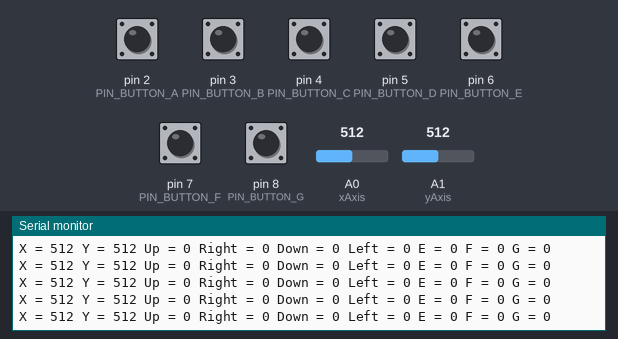
A program run on a simulated Arduino Uno, built with avr-gcc and run on an emulated ATmega328P. Parts: the last lines printed to the serial monitor. Inputs (shaded band) come from the test bench; at power-on: pin 2 (PIN_BUTTON_A), pin 3 (PIN_BUTTON_B), pin 4 (PIN_BUTTON_C), pin 5 (PIN_BUTTON_D), pin 6 (PIN_BUTTON_E), pin 7 (PIN_BUTTON_F), pin 8 (PIN_BUTTON_G) LOW, A0 (xAxis) = 512, A1 (yAxis) = 512. No radio packets arrive unless stated.

Above: at 1.2 s.
1.3 s: A0 (xAxis) set to 110
At 1.5 s:
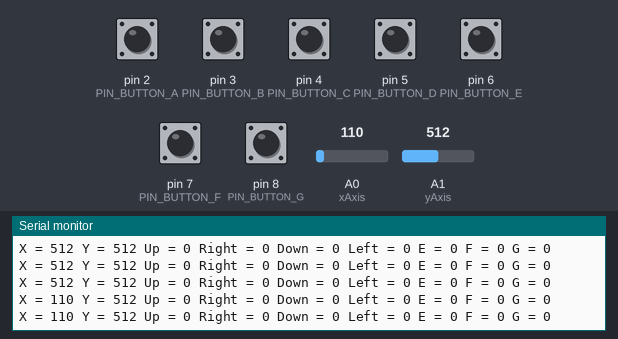
4.3 s: A0 (xAxis) set to 89
At 4.39 s:
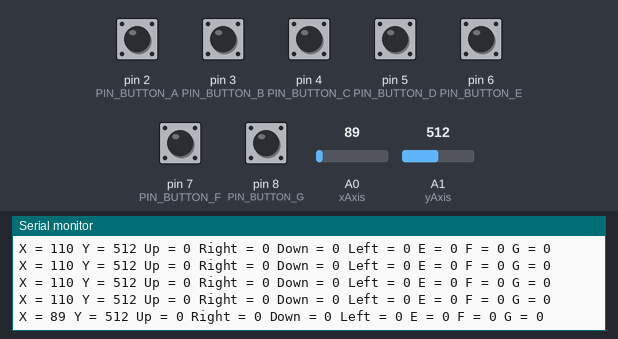
7.3 s: A1 (yAxis) set to 104
At 7.35 s:
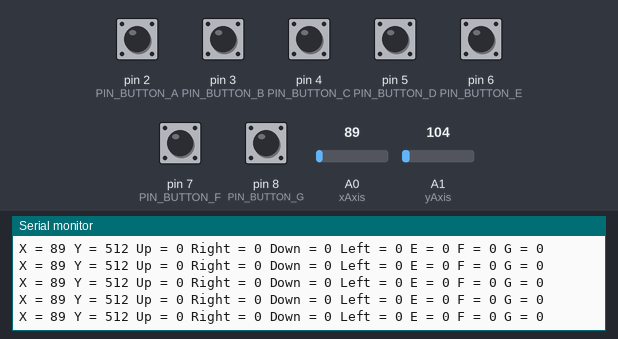
8.8 s: A1 (yAxis) set to 89
At 8.84 s:
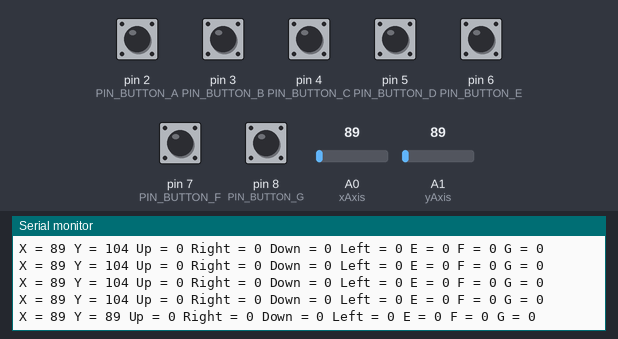
Timing chart, 0 to 11.8 s (numbered marks = the images above; inputs shaded):
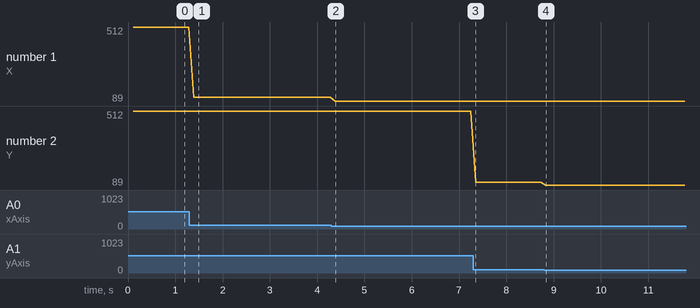

Measured:
- after the input at 1.3 s, the serial monitor: prints a new line after 0.09 s (image 1)
- after the input at 4.3 s, the serial monitor: prints a new line after 0.09 s (image 2)
- after the input at 8.8 s, the serial monitor: prints a new line at once (image 4)
- plotted number 1: 512 → 110 after the input at 1.3 s, 110 → 89 after the input at 4.3 s
- plotted number 2: 512 → 104 after the input at 7.3 s

The program:

main.cpp
```cpp
#include <Arduino.h>
#include <SPI.h>
#include "nRF24L01.h"
#include "RF24.h"

#define CE_PIN 9
#define CSN_PIN 10
#define xAxis A0
#define yAxis A1

const uint64_t pipe = 0xE8E8F0F0E1LL;
const int PIN_BUTTON_A = 2;
const int PIN_BUTTON_B = 3;
const int PIN_BUTTON_C = 4;
const int PIN_BUTTON_D = 5;
const int PIN_BUTTON_E = 6;
const int PIN_BUTTON_F = 7;
const int PIN_BUTTON_G = 8;

RF24 radio(CE_PIN, CSN_PIN);

int joystick[9];

void setup()
{

  Serial.begin(9600);
  radio.begin();
  radio.openWritingPipe(pipe);
  radio.stopListening();

  pinMode(PIN_BUTTON_A, INPUT_PULLUP);
  pinMode(PIN_BUTTON_B, INPUT_PULLUP);
  pinMode(PIN_BUTTON_C, INPUT_PULLUP);
  pinMode(PIN_BUTTON_D, INPUT_PULLUP);
  pinMode(PIN_BUTTON_E, INPUT_PULLUP);
  pinMode(PIN_BUTTON_F, INPUT_PULLUP);
  pinMode(PIN_BUTTON_G, INPUT_PULLUP);

  digitalWrite(PIN_BUTTON_A, LOW);
  digitalWrite(PIN_BUTTON_B, LOW);
  digitalWrite(PIN_BUTTON_C, LOW);
  digitalWrite(PIN_BUTTON_D, LOW);
  digitalWrite(PIN_BUTTON_E, LOW);
  digitalWrite(PIN_BUTTON_F, LOW);
  digitalWrite(PIN_BUTTON_G, LOW);
}

void loop()
{
  joystick[0] = analogRead(xAxis);
  joystick[1] = analogRead(yAxis);
  joystick[2] = digitalRead(PIN_BUTTON_A);
  joystick[3] = digitalRead(PIN_BUTTON_B);
  joystick[4] = digitalRead(PIN_BUTTON_C);
  joystick[5] = digitalRead(PIN_BUTTON_D);
  joystick[6] = digitalRead(PIN_BUTTON_E);
  joystick[7] = digitalRead(PIN_BUTTON_F);
  joystick[8] = digitalRead(PIN_BUTTON_G);

  radio.write(joystick, sizeof(joystick));
  delay(100);

  Serial.print("X = ");
  Serial.print(analogRead(xAxis));
  Serial.print(" Y = ");
  Serial.print(analogRead(yAxis));
  Serial.print(" Up = ");
  Serial.print(digitalRead(PIN_BUTTON_A));
  Serial.print(" Right = ");
  Serial.print(digitalRead(PIN_BUTTON_B));
  Serial.print(" Down = ");
  Serial.print(digitalRead(PIN_BUTTON_C));
  Serial.print(" Left = ");
  Serial.print(digitalRead(PIN_BUTTON_D));
  Serial.print(" E = ");
  Serial.print(digitalRead(PIN_BUTTON_E));
  Serial.print(" F = ");
  Serial.print(digitalRead(PIN_BUTTON_F));
  Serial.print(" G = ");
  Serial.println(digitalRead(PIN_BUTTON_G));
}
```
